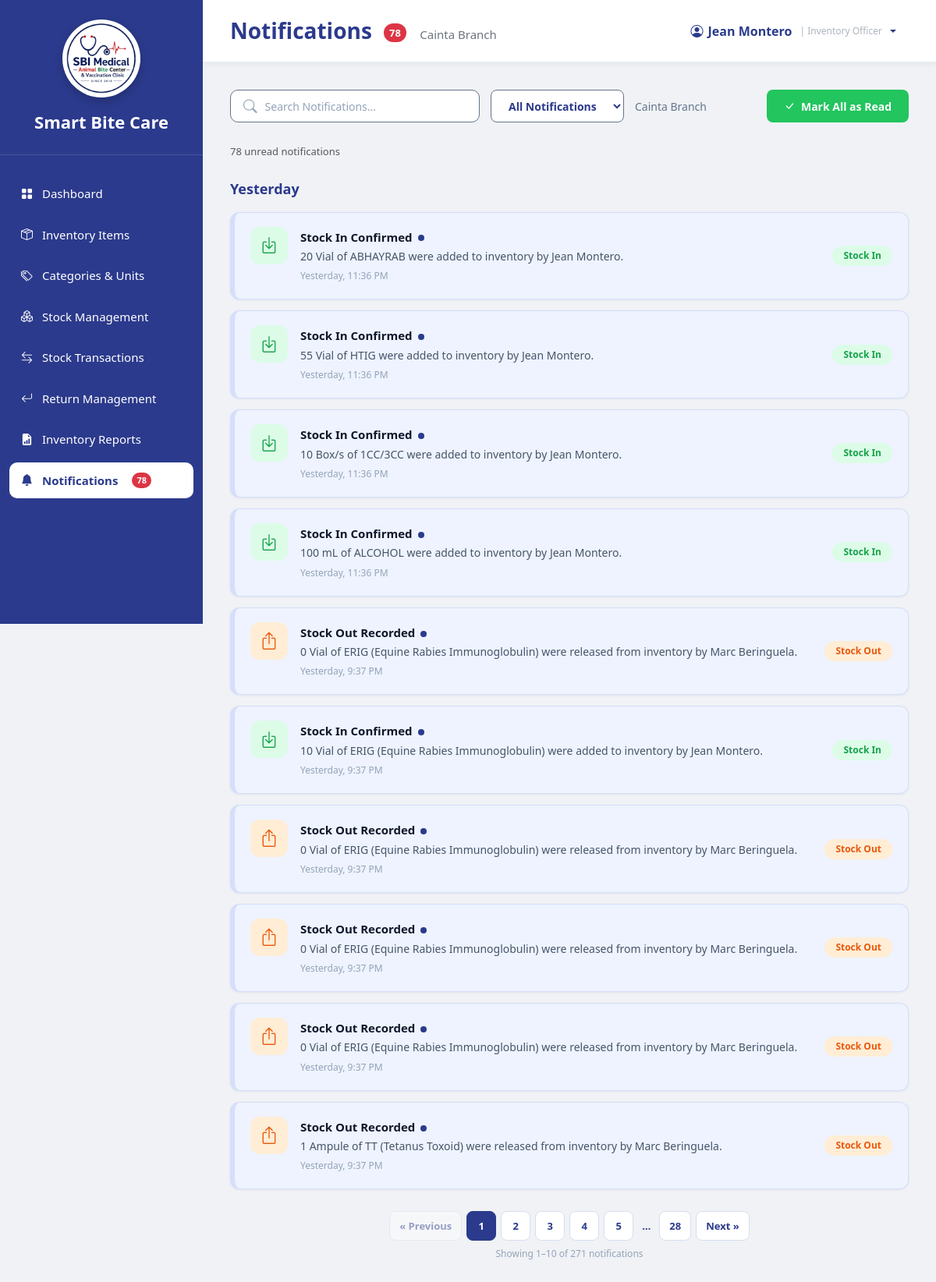
The page /InventoryOfficer_Notifications.php (signed in) on the database its author committed.
### tables this page shows
CREATE TABLE `users` (
  `user_id` int(11) NOT NULL,
  `branch_id` varchar(10) DEFAULT NULL,
  `role_id` int(11) NOT NULL,
  `username` varchar(100) NOT NULL,
  `email` varchar(255) NOT NULL,
  `password` varchar(255) NOT NULL,
  `status` enum('Active','Inactive') DEFAULT 'Active',
  `created_at` timestamp NOT NULL DEFAULT current_timestamp(),
  `last_login` datetime DEFAULT NULL
);

CREATE TABLE `branches` (
  `branch_id` varchar(10) NOT NULL,
  `branch_name` varchar(150) NOT NULL,
  `branch_address` text DEFAULT NULL,
  `contact_number` varchar(30) DEFAULT NULL,
  `email` varchar(150) DEFAULT NULL,
  `status` enum('Active','Inactive') DEFAULT 'Active',
  `created_at` timestamp NOT NULL DEFAULT current_timestamp()
);

CREATE TABLE `notifications` (
  `notification_id` int(11) NOT NULL,
  `user_id` int(11) NOT NULL,
  `title` varchar(255) DEFAULT NULL,
  `message` text DEFAULT NULL,
  `notification_type` varchar(100) DEFAULT NULL,
  `source_key` varchar(150) DEFAULT NULL,
  `is_read` tinyint(1) DEFAULT 0,
  `created_at` timestamp NOT NULL DEFAULT current_timestamp()
);

### InventoryOfficer_Notifications.php (the view, shortened to what this page needs)
<?php
require_once 'sources/db_connect.php';
$user_id = (int)$_SESSION['user_id'];
function h($value): string { return htmlspecialchars((string)$value, ENT_QUOTES, 'UTF-8'); }
function notificationTypeClass(string $type): string {
    return match ($type) {
        'low_stock','critical_stock' => 'low_stock',
        'expiring','expired_stock' => 'expiring',
        'forecast','shortage_forecast','prediction','shortage_prediction' => 'forecast',
        'stock_in' => 'stock_in',
        'stock_out' => 'stock_out',
        'stock_adjustment' => 'stock_adjustment',
        default => 'low_stock'
    };
}
function notifIconClass(string $type): string {
    return match (notificationTypeClass($type)) {
        'low_stock' => 'icon-low', 'expiring' => 'icon-expiring', 'forecast' => 'icon-forecast',
        'stock_in' => 'icon-in', 'stock_out' => 'icon-out', 'stock_adjustment' => 'icon-adjustment',
        default => 'icon-low'
    };
}
function notifIcon(string $type): string {
    return match (notificationTypeClass($type)) {
        'low_stock' => 'bi-exclamation-triangle-fill', 'expiring' => 'bi-hourglass-split',
        'forecast' => 'bi-graph-up-arrow', 'stock_in' => 'bi-box-arrow-in-down',
        'stock_out' => 'bi-box-arrow-up', 'stock_adjustment' => 'bi-sliders', default => 'bi-bell-fill'
    };
}
function formatNotificationTime(string $createdAt): string {
    $timestamp = strtotime($createdAt);
    $date = date('Y-m-d', $timestamp);
    if ($date === date('Y-m-d',strtotime('-1 day'))) return 'Yesterday, '.date('g:i A',$timestamp);
    return date('M j, Y g:i A',$timestamp);
}
function badgeText(string $type): string {
    return match (notificationTypeClass($type)) {
        'low_stock' => 'Low Stock', 'expiring' => 'Expiring', 'forecast' => 'Forecast',
        'stock_in' => 'Stock In', 'stock_out' => 'Stock Out', 'stock_adjustment' => 'Adjusted', default => 'Update'
    };
}
function bindDynamic(mysqli_stmt $stmt, string $types, array &$params): void {
    $refs = [];
    $refs[] = $types;
    foreach ($params as $k => &$v) $refs[] = &$v;
    call_user_func_array([$stmt,'bind_param'],$refs);
}
$userSql = "SELECT u.branch_id,u.username,b.branch_name FROM users u LEFT JOIN branches b ON b.branch_id=u.branch_id WHERE u.user_id=? AND u.status='Active' LIMIT 1";
$userStmt = $conn->prepare($userSql);
$userStmt->bind_param('i',$user_id);
if (!$userStmt->execute()) { $userStmt->close(); http_response_code(500); die('Database error: Unable to retrieve user information.'); }
$userResult = $userStmt->get_result();
$userData=$userResult->fetch_assoc();
$branch_id=$userData['branch_id']; $username=$userData['username'] ?: 'Inventory Officer'; $branch_name=$userData['branch_name'] ?: 'No Branch Assigned';
$search=trim((string)($_GET['search']??''));
$filter=(string)($_GET['filter']??'all');
$page=filter_var($_GET['page']??1,FILTER_VALIDATE_INT); if($page===false||$page<1)$page=1;
$perPage=10;
$where="n.user_id=? AND u.user_id=? AND u.branch_id=? AND u.status='Active'";
$params=[$user_id,$user_id,$branch_id];$types='iis';
$countStmt=$conn->prepare("SELECT COUNT(*) total FROM notifications n INNER JOIN users u ON u.user_id=n.user_id WHERE $where");
$total=0;if($countStmt){bindDynamic($countStmt,$types,$params);if($countStmt->execute())$total=(int)($countStmt->get_result()->fetch_assoc()['total']??0);$countStmt->close();}
$totalPages=max(1,(int)ceil($total/$perPage));if($page>$totalPages)$page=$totalPages;$offset=($page-1)*$perPage;
$listSql="SELECT n.notification_id,n.title,n.message,n.notification_type,n.is_read,n.created_at FROM notifications n INNER JOIN users u ON u.user_id=n.user_id WHERE $where ORDER BY n.created_at DESC,n.notification_id DESC LIMIT ? OFFSET ?";
$listParams=$params;$listTypes=$types.'ii';$listParams[]=$perPage;$listParams[]=$offset;
$stmt=$conn->prepare($listSql);$notifications=[];
if($stmt){bindDynamic($stmt,$listTypes,$listParams);if($stmt->execute()){ $r=$stmt->get_result();while($row=$r->fetch_assoc()){$row['type']=notificationTypeClass((string)$row['notification_type']);$row['icon']=notifIcon((string)$row['notification_type']);$notifications[]=$row;}}$stmt->close();}
$countStmt=$conn->prepare("SELECT COUNT(*) unread_count FROM notifications n INNER JOIN users u ON u.user_id=n.user_id WHERE n.user_id=? AND u.user_id=? AND u.branch_id=? AND u.status='Active' AND n.is_read=0");$unreadCount=0;if($countStmt){$countStmt->bind_param('iis',$user_id,$user_id,$branch_id);if($countStmt->execute())$unreadCount=(int)($countStmt->get_result()->fetch_assoc()['unread_count']??0);$countStmt->close();}
$notification_count = $unreadCount;
?>
<!DOCTYPE html>
<html lang="en">
<head>
<link href="https://cdn.jsdelivr.net/npm/bootstrap@5.3.3/dist/css/bootstrap.min.css" rel="stylesheet">
<link rel="stylesheet"
href="https://cdn.jsdelivr.net/npm/bootstrap-icons@1.11.3/font/bootstrap-icons.min.css">
<link rel="stylesheet" href="sidebar.css">
</head>
<body>
<div class="sidebar">
<div class="logo-area">
    <div class="logo-frame">
        <img src="logo.png" alt="Smart Bite Care Logo" class="logo">
    </div>
    <div class="system-name">
        Smart Bite Care
    </div>
</div>
<nav class="nav-menu">
<ul>
<li><a href="InventoryOfficer_Dashboard.php"><i class="bi bi-grid-fill"></i><span>Dashboard</span></a></li>
<li><a href="InventoryOfficer_InventoryItems.php"><i class="bi bi-box-seam"></i><span>Inventory Items</span></a></li>
<li><a href="InventoryOfficer_Categories.php"><i class="bi bi-tags"></i><span>Categories & Units</span></a></li>
<li><a href="InventoryOfficer_StockManagement.php"><i class="bi bi-boxes"></i><span>Stock Management</span></a></li>
<li><a href="InventoryOfficer_StockTransactions.php"><i class="bi bi-arrow-left-right"></i><span>Stock Transactions</span></a></li>
<li><a href="InventoryOfficer_ReturnManagement.php"><i class="bi bi-arrow-return-left"></i><span>Return Management</span></a></li>
<li><a href="InventoryOfficer_Reports.php"><i class="bi bi-file-earmark-bar-graph-fill"></i><span>Inventory Reports</span></a></li>
<li><a  href="InventoryOfficer_Notifications.php" class="active notification-link"><i class="bi bi-bell-fill"></i><span>Notifications</span>
                        <?php if ($notification_count > 0): ?>
                            <span class="notification-badge"><?php echo $notification_count; ?></span>
                        <?php endif; ?>
                    </a></li>
</ul>
</nav>
</div>
<div class="main">
 <div class="topbar">
        <h3>Notifications
            <span id="topUnreadBadge" class="top-unread-badge" <?php echo $unreadCount > 0 ? '' : 'hidden'; ?>><?php echo $unreadCount; ?></span>
            <small><?php echo htmlspecialchars($branch_name); ?></small>
        </h3>
        <div class="dropdown">
            <button class="profile dropdown-toggle border-0 bg-transparent px-3 py-2 rounded-3"
                    type="button" id="inventoryOfficerProfileMenu"
                    data-bs-toggle="dropdown" aria-expanded="false">
                <i class="bi bi-person-circle"></i>
                <span><?php echo h($username); ?></span>
                <span class="role-label">| Inventory Officer</span>
            </button>
        </div>
</div>
<div class="page-body">
<div class="toolbar">
    <form method="get" class="toolbar-left" id="notificationFilters">
        <div class="search-box">
            <i class="bi bi-search"></i>
            <input type="text" name="search"
                   value="<?php echo h($search); ?>"
                   placeholder="Search Notifications..."
                   autocomplete="off" aria-label="Search notifications">
        </div>
        <select class="btn-filter" name="filter" aria-label="Filter notifications"
                onchange="this.form.submit()">
            <option value="all" <?php echo $filter === 'all' ? 'selected' : ''; ?>>All Notifications</option>
        </select>
        <span class="branch-text"><?php echo h($branch_name); ?></span>
    </form>
    <form method="post" style="margin:0;">
        <button type="submit" class="btn-mark-all" <?php echo $unreadCount === 0 ? 'disabled' : ''; ?>>
            <i class="bi bi-check-lg"></i> Mark All as Read
        </button>
    </form>
</div>
<?php if ($unreadCount > 0): ?>
    <div class="text-muted mb-3 unread-summary" style="font-size:13px;">
        <?php echo $unreadCount; ?> unread notification<?php echo $unreadCount === 1 ? '' : 's'; ?>
    </div>
<?php endif; ?>
<?php if (empty($notifications)): ?>
    <div class="notif-item is-read" style="cursor:default;">
        <div class="notif-icon-wrap"><div class="notif-icon icon-forecast"><i class="bi bi-bell-slash"></i></div></div>
        <div class="notif-content">
            <div class="notif-title">No Notifications Found</div>
            <div class="notif-message">There are no notifications matching the current search or filter for <?php echo h($branch_name); ?>.</div>
        </div>
    </div>
<?php else: ?>
    <?php
    $lastGroup='';
    foreach($notifications as $n):
        $ts=strtotime((string)$n['created_at']);
        $date=$ts!==false?date('Y-m-d',$ts):'';
        $group=$date===date('Y-m-d')?'Today':($date===date('Y-m-d',strtotime('-1 day'))?'Yesterday':'Earlier');
        if($group!==$lastGroup): $lastGroup=$group;
    ?>
        <div class="date-header"><?php echo h($group); ?></div>
    <?php endif; $isRead=(int)$n['is_read']===1; $notificationId=(int)$n['notification_id']; ?>
        <div class="notif-item border-<?php echo h($n['type']); ?> <?php echo $isRead?'is-read':'is-unread'; ?>"
             id="notification-<?php echo $notificationId; ?>"
             data-notification-id="<?php echo $notificationId; ?>"
             data-is-read="<?php echo $isRead?'1':'0'; ?>"
             data-title="<?php echo h($n['title']?:'Notification'); ?>"
             data-message="<?php echo h($n['message']?:''); ?>"
             data-type="<?php echo h(badgeText($n['notification_type'])); ?>"
             data-created-at="<?php echo h(date('F j, Y g:i A',strtotime($n['created_at']))); ?>"
             data-icon="<?php echo h($n['icon']); ?>"
             data-icon-class="<?php echo h(notifIconClass($n['notification_type'])); ?>"
             data-branch="<?php echo h($branch_name); ?>"
             role="button" tabindex="0">
            <div class="notif-icon-wrap"><div class="notif-icon <?php echo h(notifIconClass($n['notification_type'])); ?>"><i class="bi <?php echo h($n['icon']); ?>"></i></div></div>
            <div class="notif-content">
                <div class="notif-title"><?php echo h($n['title']?:'Notification'); ?><span class="unread-dot" <?php echo $isRead?'hidden':''; ?>></span></div>
                <div class="notif-message"><?php echo h($n['message']?:''); ?></div>
                <div class="notif-time"><?php echo h(formatNotificationTime($n['created_at'])); ?></div>
            </div>
            <div class="notif-actions" aria-hidden="true"><span class="badge-status-pill badge-<?php echo h($n['type']); ?>"><?php echo h(badgeText($n['notification_type'])); ?></span></div>
        </div>
    <?php endforeach; ?>
    <?php if ($totalPages > 1): ?>
    <nav class="notification-pagination" aria-label="Notification pages">
        <?php
        $buildPageUrl=function(int $p) use ($search,$filter){$q=['page'=>$p];if($search!=='')$q['search']=$search;if($filter!=='all')$q['filter']=$filter;return basename($_SERVER['PHP_SELF']).'?'.http_build_query($q);};
        ?>
        <a class="page-link-custom <?php echo $page<=1?'disabled':''; ?>" href="<?php echo $page>1?h($buildPageUrl($page-1)):'#'; ?>" aria-label="Previous">&laquo; Previous</a>
        <?php
        $paginationPages = [];
        if ($totalPages <= 7) {
            $paginationPages = range(1, $totalPages);
        } elseif ($page <= 4) {
            $paginationPages = [1, 2, 3, 4, 5, 'ellipsis', $totalPages];
        } elseif ($page >= $totalPages - 3) {
            $paginationPages = [1, 'ellipsis', $totalPages - 4, $totalPages - 3, $totalPages - 2, $totalPages - 1, $totalPages];
        } else {
            $paginationPages = [1, 'ellipsis', $page - 1, $page, $page + 1, 'ellipsis', $totalPages];
        }
        ?>
        <?php foreach ($paginationPages as $paginationPage): ?>
            <?php if ($paginationPage === 'ellipsis'): ?>
                <span class="page-link-custom pagination-ellipsis" aria-hidden="true">&hellip;</span>
            <?php else: ?>
                <a class="page-link-custom <?php echo $paginationPage===$page?'active':''; ?>"
                   href="<?php echo h($buildPageUrl($paginationPage)); ?>"
                   aria-current="<?php echo $paginationPage===$page?'page':'false'; ?>">
                    <?php echo $paginationPage; ?>
                </a>
            <?php endif; ?>
        <?php endforeach; ?>
        <a class="page-link-custom <?php echo $page>=$totalPages?'disabled':''; ?>" href="<?php echo $page<$totalPages?h($buildPageUrl($page+1)):'#'; ?>" aria-label="Next">Next &raquo;</a>
    </nav>
    <div class="pagination-summary">Showing <?php echo $offset+1; ?>–<?php echo min($offset+$perPage,$total); ?> of <?php echo $total; ?> notifications</div>
    <?php endif; ?>
<?php endif; ?>
</div>
</div>
</body>
</html>

### sidebar.css (style rules this page uses)
:root { --primary:#2B3A8C; --accent:#F21D2F; --bg:#F2F2F2; --white:#fff; }
.sidebar { width:260px; height:100vh; height:100dvh; min-height:0; background:var(--primary); display:flex; flex-direction:column; color:white; position:fixed; left:0; top:0; overflow:hidden; z-index:1000; box-sizing:border-box; }
.sidebar * { box-sizing:border-box; }
.logo-area { padding:25px 20px; border-bottom:1px solid rgba(255,255,255,.15); text-align:center; flex-shrink:0; }
.logo { width: 90px; height: 90px; display: block; object-fit: contain; }
.logo-frame { width: 100px; height: 100px; margin: 0 auto; border-radius: 50%; background: #fff; display: flex; align-items: center; justify-content: center; overflow: hidden; box-shadow: 0 4px 12px rgba(0,0,0,.2); border: 3px solid rgba(255,255,255,.3); }
.system-name { margin-top:15px; font-size:22px; font-weight:700; }
.nav-menu { margin-top:20px; flex:1; min-height:0; padding-bottom:10px; overflow-x:hidden; overflow-y:auto; overscroll-behavior:contain; scrollbar-width:thin; scrollbar-color:rgba(255,255,255,.45) transparent; -webkit-overflow-scrolling:touch; }
.nav-menu ul { list-style:none; padding:0; margin:0; }
.nav-menu li { margin:6px 12px; }
.nav-menu a { color:white; text-decoration:none; display:flex; align-items:center; gap:12px; padding:12px 15px; border-radius:10px; transition:.25s; font-size:15px; }
.nav-menu a.active { background:white; color:var(--primary); font-weight:600; }
.notification-link { display: flex !important; align-items: center; justify-content: flex-start !important; width: 100%; }
.notification-badge { display: inline-flex; align-items: center; justify-content: center; min-width: 20px; height: 20px; padding: 0 6px; margin-left: 6px; background: #dc3545; color: #ffffff; border-radius: 999px; font-size: 11px; font-weight: 700; line-height: 1; white-space: nowrap; }

### rows shown on the page
users: branch.branch_name "Cainta Branch", username "Jean Montero"
notifications: title "Stock In Confirmed", is_read 0 (drawn), message "20 Vial of ABHAYRAB were added to inventory by Jean Montero.", created_at "Yesterday, 11:36 PM", notification_type "Stock In"
notifications: title "Stock In Confirmed", is_read 0 (drawn), message "55 Vial of HTIG were added to inventory by Jean Montero.", created_at "Yesterday, 11:36 PM", notification_type "Stock In"
notifications: title "Stock In Confirmed", is_read 0 (drawn), message "10 Box/s of 1CC/3CC were added to inventory by Jean Montero.", created_at "Yesterday, 11:36 PM", notification_type "Stock In"
notifications: title "Stock In Confirmed", is_read 0 (drawn), message "100 mL of ALCOHOL were added to inventory by Jean Montero.", created_at "Yesterday, 11:36 PM", notification_type "Stock In"
notifications: title "Stock Out Recorded", is_read 0 (drawn), message "0 Vial of ERIG (Equine Rabies Immunoglobulin) were released from inventory by Marc Beringuela.", created_at "Yesterday, 9:37 PM", notification_type "Stock Out"
notifications: title "Stock In Confirmed", is_read 0 (drawn), message "10 Vial of ERIG (Equine Rabies Immunoglobulin) were added to inventory by Jean Montero.", created_at "Yesterday, 9:37 PM", notification_type "Stock In"
notifications: title "Stock Out Recorded", is_read 0 (drawn), message "0 Vial of ERIG (Equine Rabies Immunoglobulin) were released from inventory by Marc Beringuela.", created_at "Yesterday, 9:37 PM", notification_type "Stock Out"
notifications: title "Stock Out Recorded", is_read 0 (drawn), message "0 Vial of ERIG (Equine Rabies Immunoglobulin) were released from inventory by Marc Beringuela.", created_at "Yesterday, 9:37 PM", notification_type "Stock Out"
notifications: title "Stock Out Recorded", is_read 0 (drawn), message "0 Vial of ERIG (Equine Rabies Immunoglobulin) were released from inventory by Marc Beringuela.", created_at "Yesterday, 9:37 PM", notification_type "Stock Out"
notifications: title "Stock Out Recorded", is_read 0 (drawn), message "1 Ampule of TT (Tetanus Toxoid) were released from inventory by Marc Beringuela.", created_at "Yesterday, 9:37 PM", notification_type "Stock Out"

### other values the page prints
$notification_count "78"
$unreadCount "78"
$paginationPage "1"
$paginationPage "2"
$paginationPage "3"
$paginationPage "4"
$paginationPage "5"
$paginationPage "28"
$offset+1 "1"
min($offset+$perPage,$total) "10"
$total "271"
